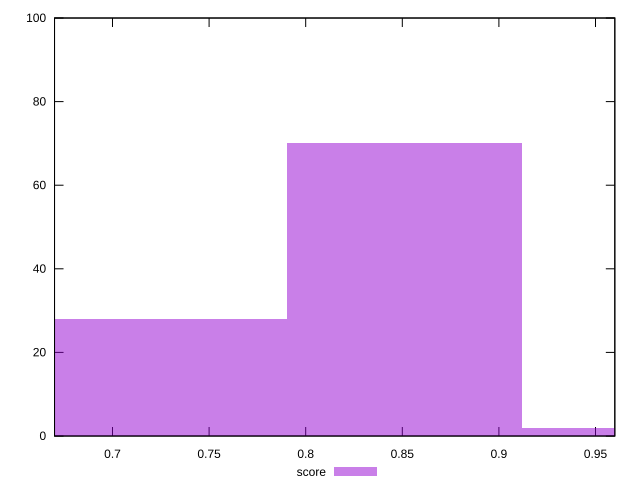

Here is the gnuplot script that generated this plot:
reset

$score <<EOF
0.851126206568721 70
0.7295367484874751 28
0.9727156646499668 2
EOF

set key outside below
set boxwidth 0.12158945808124585
set xrange [0.67:0.96]
set yrange [0:100]
set trange [0:100]
set style fill transparent solid 0.5 noborder
set terminal svg size 640, 490 enhanced background rgb 'white'
set output "reports/report_00027_2021-02-24T12-40-31.850Z/bootup-time/samples/music/score/histogram.svg"

plot $score title "score" with boxes

reset
